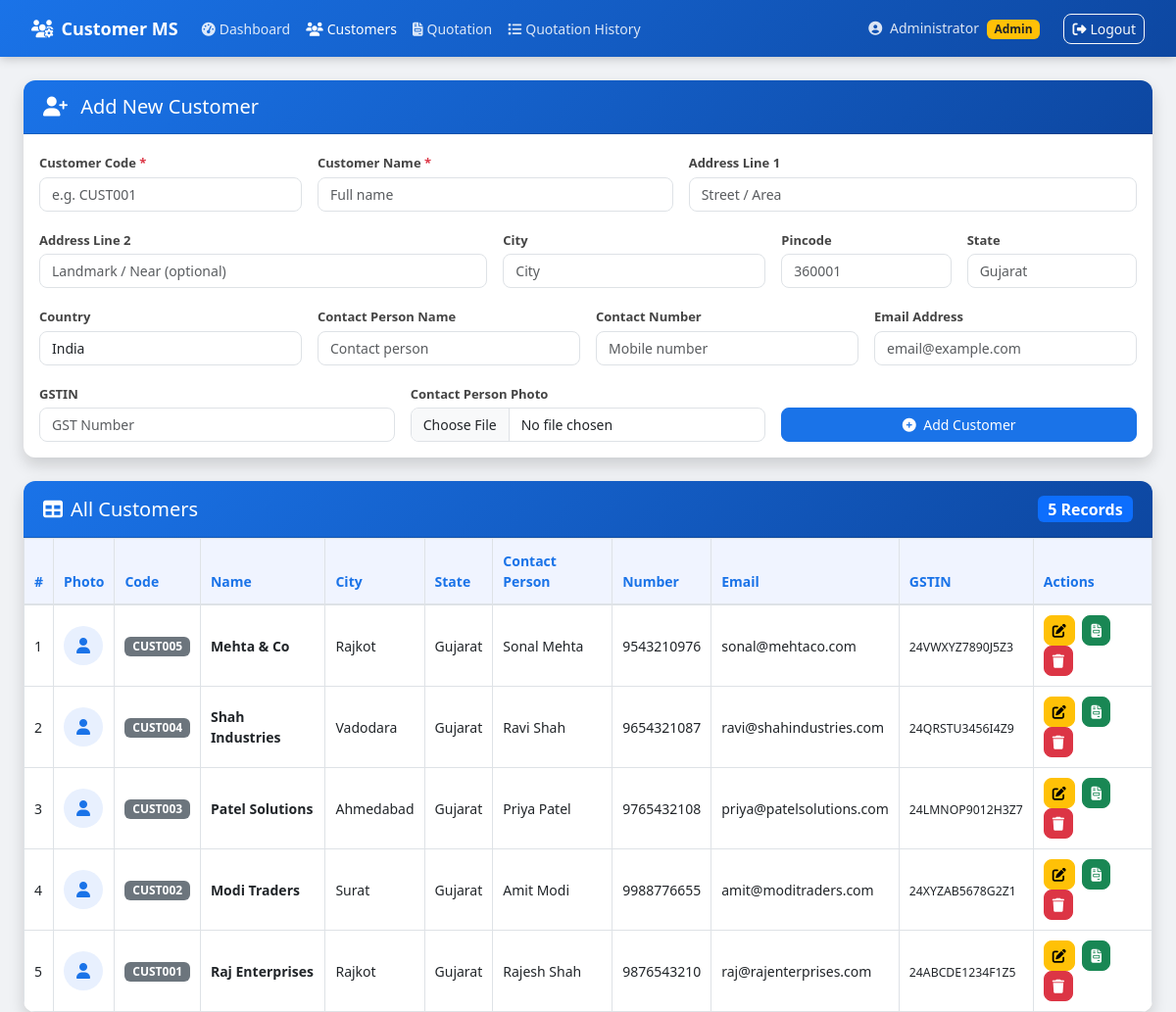
Page /source_code/index.php (signed in) on the committed database.
### tables this page shows
CREATE TABLE IF NOT EXISTS customers (
    id              INT AUTO_INCREMENT PRIMARY KEY,
    customer_code   VARCHAR(50) NOT NULL UNIQUE,
    name            VARCHAR(100) NOT NULL,
    addr1           VARCHAR(200),
    addr2           VARCHAR(200),
    city            VARCHAR(100),
    pincode         VARCHAR(20),
    state           VARCHAR(100),
    country         VARCHAR(100) DEFAULT 'India',
    contact_person  VARCHAR(100),
    contact_number  VARCHAR(20),
    email           VARCHAR(150),
    gstin           VARCHAR(20),
    photo           VARCHAR(255),
    created_at      TIMESTAMP DEFAULT CURRENT_TIMESTAMP
);

### source_code/index.php (the view, shortened to what this page needs)
<?php
include 'includes/db.php';
$edit_data = null;
$customers = mysqli_query($conn, "SELECT * FROM customers ORDER BY id DESC");
?>
<!DOCTYPE html>
<html lang="en">
<head>
    <link href="https://cdn.jsdelivr.net/npm/bootstrap@5.3.0/dist/css/bootstrap.min.css" rel="stylesheet">
    <link href="https://cdnjs.cloudflare.com/ajax/libs/font-awesome/6.4.0/css/all.min.css" rel="stylesheet">
    <link href="css/style.css" rel="stylesheet">
</head>
<body>
<?php include 'includes/navbar.php'; ?>
<div class="container-fluid mt-4 px-4">
    <div class="card shadow mb-4">
        <div class="card-header">
            <h5 class="mb-0">
                <i class="fas fa-<?= $edit_data ? 'edit' : 'user-plus' ?> me-2"></i>
                <?= $edit_data ? 'Edit Customer' : 'Add New Customer' ?>
            </h5>
        </div>
        <div class="card-body">
            <form method="POST" enctype="multipart/form-data">
                <div class="row g-3">
                    <div class="col-md-3">
                        <label class="form-label fw-semibold">Customer Code <span class="text-danger">*</span></label>
                        <input type="text" name="customer_code" class="form-control"
                               value="<?= $edit_data['customer_code'] ?? '' ?>" placeholder="e.g. CUST001" required>
                    </div>
                    <div class="col-md-4">
                        <label class="form-label fw-semibold">Customer Name <span class="text-danger">*</span></label>
                        <input type="text" name="name" class="form-control"
                               value="<?= $edit_data['name'] ?? '' ?>" placeholder="Full name" required>
                    </div>
                    <div class="col-md-5">
                        <label class="form-label fw-semibold">Address Line 1</label>
                        <input type="text" name="addr1" class="form-control"
                               value="<?= $edit_data['addr1'] ?? '' ?>" placeholder="Street / Area">
                    </div>
                    <div class="col-md-5">
                        <label class="form-label fw-semibold">Address Line 2</label>
                        <input type="text" name="addr2" class="form-control"
                               value="<?= $edit_data['addr2'] ?? '' ?>" placeholder="Landmark / Near (optional)">
                    </div>
                    <div class="col-md-3">
                        <label class="form-label fw-semibold">City</label>
                        <input type="text" name="city" class="form-control"
                               value="<?= $edit_data['city'] ?? '' ?>" placeholder="City">
                    </div>
                    <div class="col-md-2">
                        <label class="form-label fw-semibold">Pincode</label>
                        <input type="text" name="pincode" class="form-control"
                               value="<?= $edit_data['pincode'] ?? '' ?>" placeholder="360001">
                    </div>
                    <div class="col-md-2">
                        <label class="form-label fw-semibold">State</label>
                        <input type="text" name="state" class="form-control"
                               value="<?= $edit_data['state'] ?? '' ?>" placeholder="Gujarat">
                    </div>
                    <div class="col-md-3">
                        <label class="form-label fw-semibold">Country</label>
                        <input type="text" name="country" class="form-control"
                               value="<?= $edit_data['country'] ?? 'India' ?>" placeholder="India">
                    </div>
                    <div class="col-md-3">
                        <label class="form-label fw-semibold">Contact Person Name</label>
                        <input type="text" name="contact_person" class="form-control"
                               value="<?= $edit_data['contact_person'] ?? '' ?>" placeholder="Contact person">
                    </div>
                    <div class="col-md-3">
                        <label class="form-label fw-semibold">Contact Number</label>
                        <input type="text" name="contact_number" class="form-control"
                               value="<?= $edit_data['contact_number'] ?? '' ?>" placeholder="Mobile number">
                    </div>
                    <div class="col-md-3">
                        <label class="form-label fw-semibold">Email Address</label>
                        <input type="email" name="email" class="form-control"
                               value="<?= $edit_data['email'] ?? '' ?>" placeholder="email@example.com">
                    </div>
                    <div class="col-md-4">
                        <label class="form-label fw-semibold">GSTIN</label>
                        <input type="text" name="gstin" class="form-control"
                               value="<?= $edit_data['gstin'] ?? '' ?>" placeholder="GST Number">
                    </div>
                    <div class="col-md-4">
                        <label class="form-label fw-semibold">Contact Person Photo</label>
                        <input type="file" name="photo" class="form-control" accept="image/*">
                    </div>
                    <div class="col-md-4 d-flex align-items-end gap-2">
                        <button type="submit" class="btn btn-primary w-100">
                            <i class="fas fa-<?= $edit_data ? 'save' : 'plus-circle' ?> me-1"></i>
                            <?= $edit_data ? 'Update Customer' : 'Add Customer' ?>
                        </button>
                    </div>
                </div>
            </form>
        </div>
    </div>
    <div class="card shadow">
        <div class="card-header d-flex justify-content-between align-items-center">
            <h5 class="mb-0"><i class="fas fa-table me-2"></i>All Customers</h5>
            <span class="badge bg-primary fs-6"><?= mysqli_num_rows($customers) ?> Records</span>
        </div>
        <div class="card-body p-0">
            <div class="table-responsive">
                <table class="table table-hover table-bordered mb-0">
                    <thead>
                        <tr>
                            <th>#</th>
                            <th>Photo</th>
                            <th>Code</th>
                            <th>Name</th>
                            <th>City</th>
                            <th>State</th>
                            <th>Contact Person</th>
                            <th>Number</th>
                            <th>Email</th>
                            <th>GSTIN</th>
                            <th>Actions</th>
                        </tr>
                    </thead>
                    <tbody>
                        <?php
                        $sr = 1;
                        while ($row = mysqli_fetch_assoc($customers)):
                        ?>
                        <tr>
                            <td><?= $sr++ ?></td>
                            <td>
                                <?php if (!empty($row['photo']) && file_exists('uploads/' . $row['photo'])): ?>
                                    <img src="uploads/<?= $row['photo'] ?>" width="40" height="40"
                                         class="rounded-circle" alt="photo">
                                <?php else: ?>
                                    <div class="no-photo"><i class="fas fa-user"></i></div>
                                <?php endif; ?>
                            </td>
                            <td><span class="badge bg-secondary"><?= htmlspecialchars($row['customer_code']) ?></span></td>
                            <td class="fw-semibold"><?= htmlspecialchars($row['name']) ?></td>
                            <td><?= htmlspecialchars($row['city']) ?></td>
                            <td><?= htmlspecialchars($row['state']) ?></td>
                            <td><?= htmlspecialchars($row['contact_person']) ?></td>
                            <td><?= htmlspecialchars($row['contact_number']) ?></td>
                            <td><?= htmlspecialchars($row['email']) ?></td>
                            <td><small><?= htmlspecialchars($row['gstin']) ?></small></td>
                            <td>
                                <a href="index.php?edit=<?= $row['id'] ?>" class="btn btn-sm btn-warning me-1"
                                   title="Edit">
                                    <i class="fas fa-edit"></i>
                                </a>
                                <a href="quotation.php?customer_id=<?= $row['id'] ?>"
                                   class="btn btn-sm btn-success me-1" title="Create Quotation">
                                    <i class="fas fa-file-invoice"></i>
                                </a>
                                <a href="index.php?delete=<?= $row['id'] ?>" class="btn btn-sm btn-danger"
                                   title="Delete"
                                   onclick="return confirm('Are you sure you want to delete this customer?')">
                                    <i class="fas fa-trash"></i>
                                </a>
                            </td>
                        </tr>
                        <?php endwhile; ?>
                    </tbody>
                </table>
            </div>
        </div>
    </div>
</div>
</body>
</html>

### source_code/css/style.css (style rules this page uses)
* { box-sizing: border-box; }
body { background: #f0f2f5; font-family: 'Segoe UI', Arial, sans-serif; }
.card { border: none; border-radius: 12px; overflow: hidden; }
.card-header { background: linear-gradient(135deg, #1a73e8, #0d47a1); color: white; padding: 15px 20px; font-size: 16px; }
.form-label { font-size: 13px; color: #444; margin-bottom: 4px; }
.form-control, .form-select { border-radius: 8px; border: 1px solid #dee2e6; font-size: 14px; transition: border-color 0.2s, box-shadow 0.2s; }
.btn { border-radius: 8px; font-size: 14px; }
.btn-primary { background: #1a73e8; border-color: #1a73e8; }
.table { font-size: 14px; }
.table thead th { background: #f0f4ff; color: #1a73e8; border-bottom: 2px solid #dee2e6; padding: 12px 10px; font-weight: 600; }
.table tbody td { vertical-align: middle; padding: 10px; }
.no-photo { width: 40px; height: 40px; background: #e8f0fe; border-radius: 50%; display: flex; align-items: center; justify-content: center; color: #1a73e8; font-size: 16px; }
.badge { font-size: 12px; }

### rows in the picture
customers: customer_code "CUST005", name "Mehta & Co", city "Rajkot", state "Gujarat", contact_person "Sonal Mehta", contact_number "9543210976", email "sonal@mehtaco.com", gstin "24VWXYZ7890J5Z3"
customers: customer_code "CUST004", name "Shah Industries", city "Vadodara", state "Gujarat", contact_person "Ravi Shah", contact_number "9654321087", email "ravi@shahindustries.com", gstin "24QRSTU3456I4Z9"
customers: customer_code "CUST003", name "Patel Solutions", city "Ahmedabad", state "Gujarat", contact_person "Priya Patel", contact_number "9765432108", email "priya@patelsolutions.com", gstin "24LMNOP9012H3Z7"
customers: customer_code "CUST002", name "Modi Traders", city "Surat", state "Gujarat", contact_person "Amit Modi", contact_number "9988776655", email "amit@moditraders.com", gstin "24XYZAB5678G2Z1"
customers: customer_code "CUST001", name "Raj Enterprises", city "Rajkot", state "Gujarat", contact_person "Rajesh Shah", contact_number "9876543210", email "raj@rajenterprises.com", gstin "24ABCDE1234F1Z5"

### other values in the picture
$_SESSION['name'] "Administrator"
$_SESSION['role'] "Admin"
mysqli_num_rows($customers) "5"
